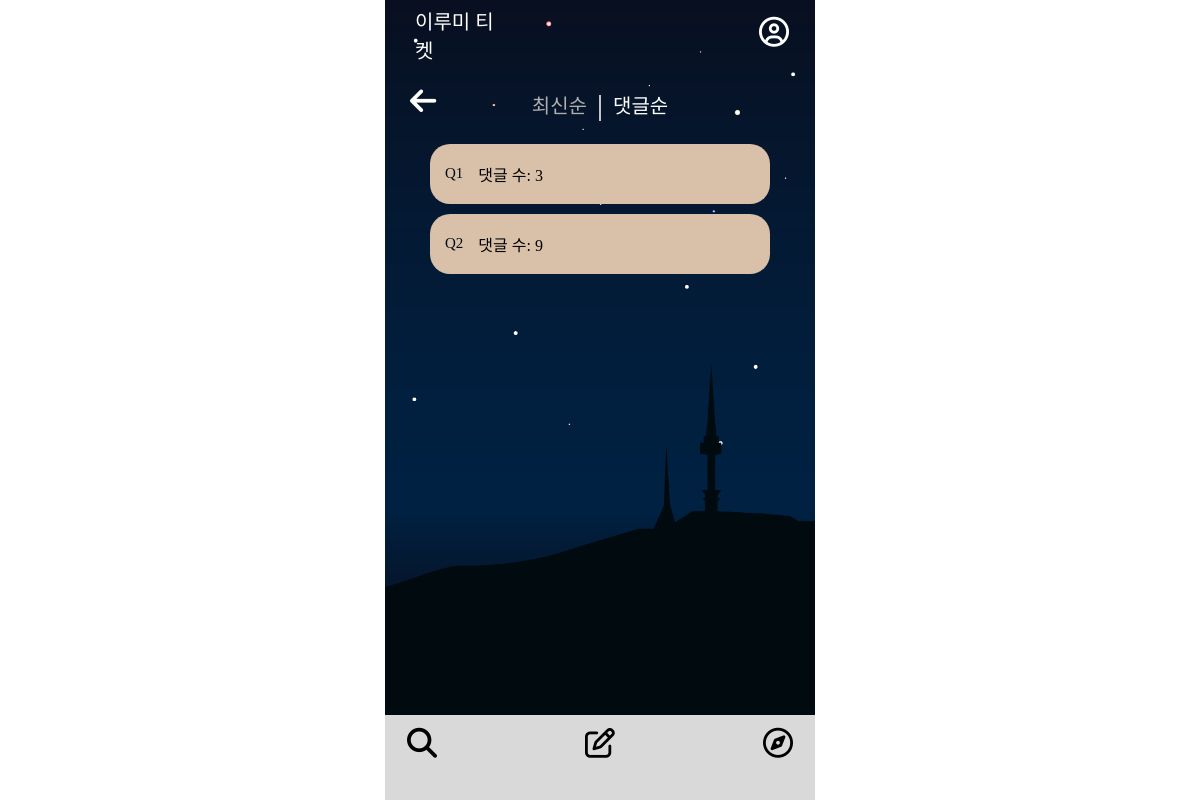
Page /qnapage/qnalistpop/ on the committed database.
### qnapage/models.py (models this page shows, shortened)
class Qna(models.Model):
    title = models.CharField(max_length = 200)
    writer = models.ForeignKey(User, null=False, blank=False, on_delete=models.CASCADE)
    body = models.TextField()
    pub_date = models.DateTimeField()
    def comment_and_reply_count(self):
        return self.qnacomment_set.count() + self.qnacomment_set.aggregate(reply_count=Count('qnareply'))['reply_count']

### qnapage/views.py (the view)
# urls.py: path('qnalistpop/', qnalistpop, name="qnalistpop"),
def qnalistpop(request):
    qnas = Qna.objects.annotate(
        comment_count=Count('qnacomment'),
        reply_count=Count('qnacomment__qnareply'),
        latest_comment_date=Max('qnacomment__pub_date')
        ).order_by('-latest_comment_date')
    return render(request, 'qnapage/qnalistpop.html', {'qnas': qnas})

### qnapage/templates/qnapage/qnalistpop.html (shortened to what this page needs)
{% extends 'base.html' %}
{% block content %}
<head>
  <link rel="stylesheet" href="/static/css/qna.css">
</head>
<body>
  <div class="wallpaper">
  <div class="backk">
    <a class="back" href="{% url 'mainpage:mainpage' %}"><i class="fa-solid fa-arrow-left" style="color: #ffffff;"></i></a>
  </div>
  <div class="buttons">
    <a class="recently" href="{% url 'qnapage:qnalistrecent' %}">최신순</a>
    <span class="stick">|</span>
    <a class="active" href="{% url 'qnapage:qnalistpop' %}">댓글순</a>
  </div>
  <div class="qna-list-container">
    <div class="qna-list">
        {% for qna in qnas %}
            <div class="qna-item">
                <a class="nana" href="{% url 'qnapage:qnadetail' qna.id %}">{{ qna.title }}</a>
                <span class="comment-reply-count">댓글 수: {{ qna.comment_and_reply_count }}</span>
            </div>
        {% endfor %}
    </div>
</div>
    </div>
  <div>
    <nav class="footer-container">
    <ul class="icons">
      <li><a href="{% url 'mainpage:ticketlistnew' %}"><i class="fa-solid fa-magnifying-glass" style="color: #000000;"></i></a></li>
      <li><a href="{% url 'mainpage:new' %}"><i class="fa-regular fa-pen-to-square" style="color: #000000;"></i></a></li>
      <li><a href="{% url 'qnapage:qnalistrecent' %}"><i class="fa-regular fa-compass" style="color: #000000;"></i></a></li>
    </ul>
  </nav>
</div>
</body>
{% endblock %}

### Lumiticket/static/css/base.css (style rules this page uses)
body { display: flex; justify-content: center; align-items: center; width: 100vw; height: 100vh; margin: 0%; }
.wallpaper { position: relative; max-width: 430px; width: 100%; height: 100vh; background-size: cover; background-image: url('image/배경.png'); background-repeat: no-repeat; }
.footer-container { position: absolute; bottom: 0; left: 0; right: 0; margin: 0; padding: 0px 10px; background-color:#D9D9D9; list-style-type: none; height: 85px; }
.icons { list-style: none; display: flex; margin: 0; padding-left: 0; justify-content: space-between; font-size: 30px; }
.icons li { padding: 12px; margin: 0; justify-content: space-between; }

### Lumiticket/static/css/qna.css (style rules this page uses)
.wallpaper { max-width: 430px; width: 100%; height: 100vh; background-size: cover; background-image: url('image/bgimage.png'); background-repeat: no-repeat; overflow: hidden; background-position: center; position: absolute; top: 50%; left: 50%; transform: translate(-50%, -50%); }
.backk { display: flex; position: absolute; justify-content: flex-start; font-size: 30px; list-style-type: none; text-decoration: none; margin-left: 25px; margin-top: 85px; z-index: 10000; }
.buttons { display: flex; align-items: center; position: relative; top: 80px; list-style-type: none; text-decoration: none; justify-content: center; }
.recently { color:#AEAEAE; font-size: 20px; list-style-type: none; text-decoration: none; font-family: 'GowunDodum-Regular'; margin: 10px; }
.stick { color: white; font-size: 30px; }
.active { color: white; font-size: 20px; list-style-type: none; text-decoration: none; font-family: 'GowunDodum-Regular'; margin: 10px; }
.qna-list-container { margin-top: 22%; overflow-y: auto; height: 600px; }
.qna-list { display: flex; flex-direction: column; align-items: center; }
.qna-item { position: relative; background-color: #D9C1A9; width: 340px; height: 60px; border-radius: 20px; color:black; font-family: 'GowunDodum-Regular'; list-style-type: none; text-decoration: none; align-items: center; margin-bottom: 10px; display: flex; }
a.nana { list-style-type: none; text-decoration: none; color:#010A0F; font-size:15px; margin-left:15px; margin-right:15px; align-items: center; }
.footer-container { position: absolute; bottom: 0; left: 0; right: 0; margin: 0; padding: 0px 10px; background-color:#D9D9D9; list-style-type: none; height: 85px; }
.icons { list-style: none; display: flex; margin: 0; padding-left: 0; justify-content: space-between; font-size: 30px; }
.icons li { padding: 12px; margin: 0; justify-content: space-between; }

### rows in the picture
Qna: title "Q1", comment_and_reply_count "3"
Qna: title "Q2", comment_and_reply_count "9"
